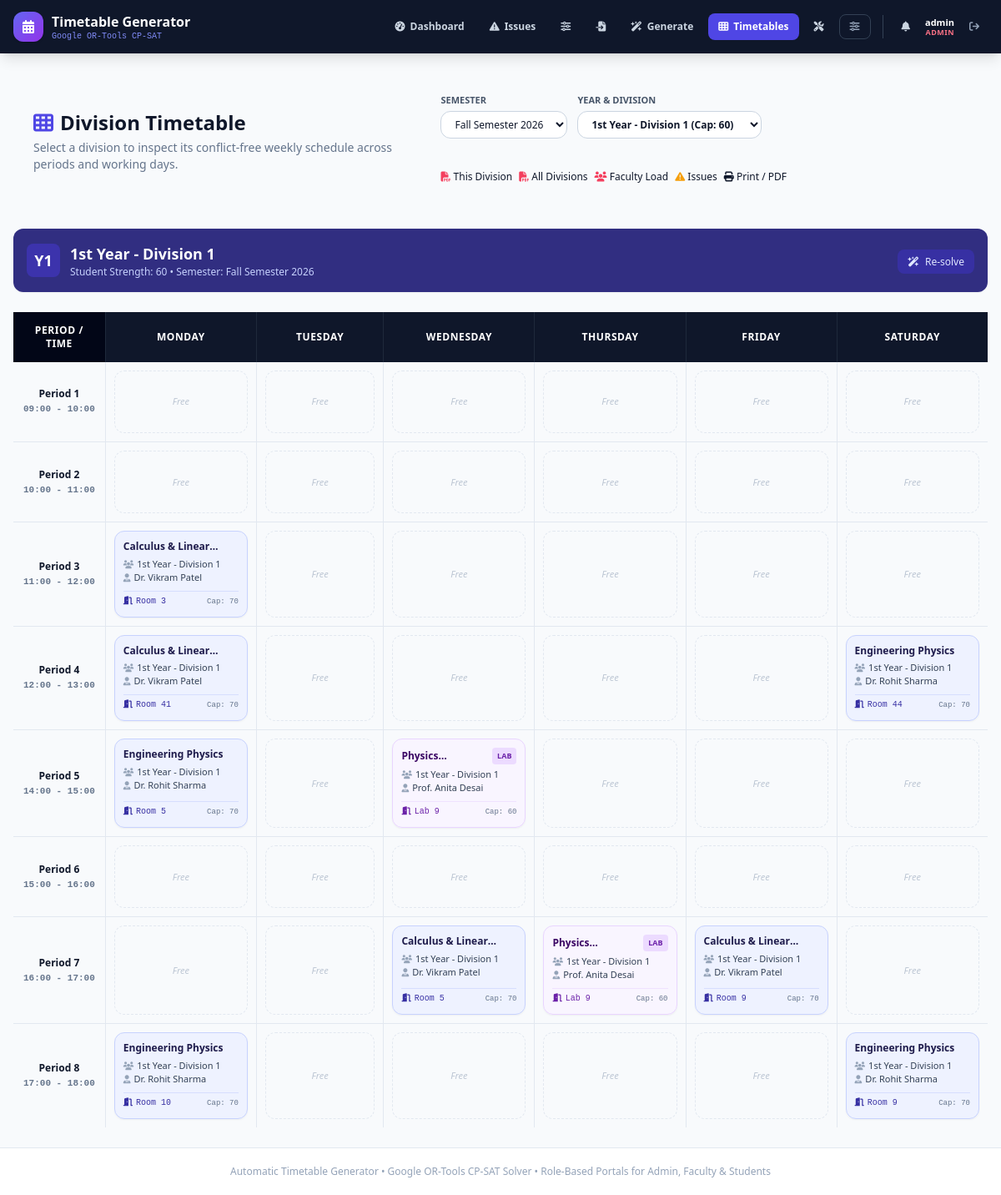
The app's page /timetable/ (signed in), older data.
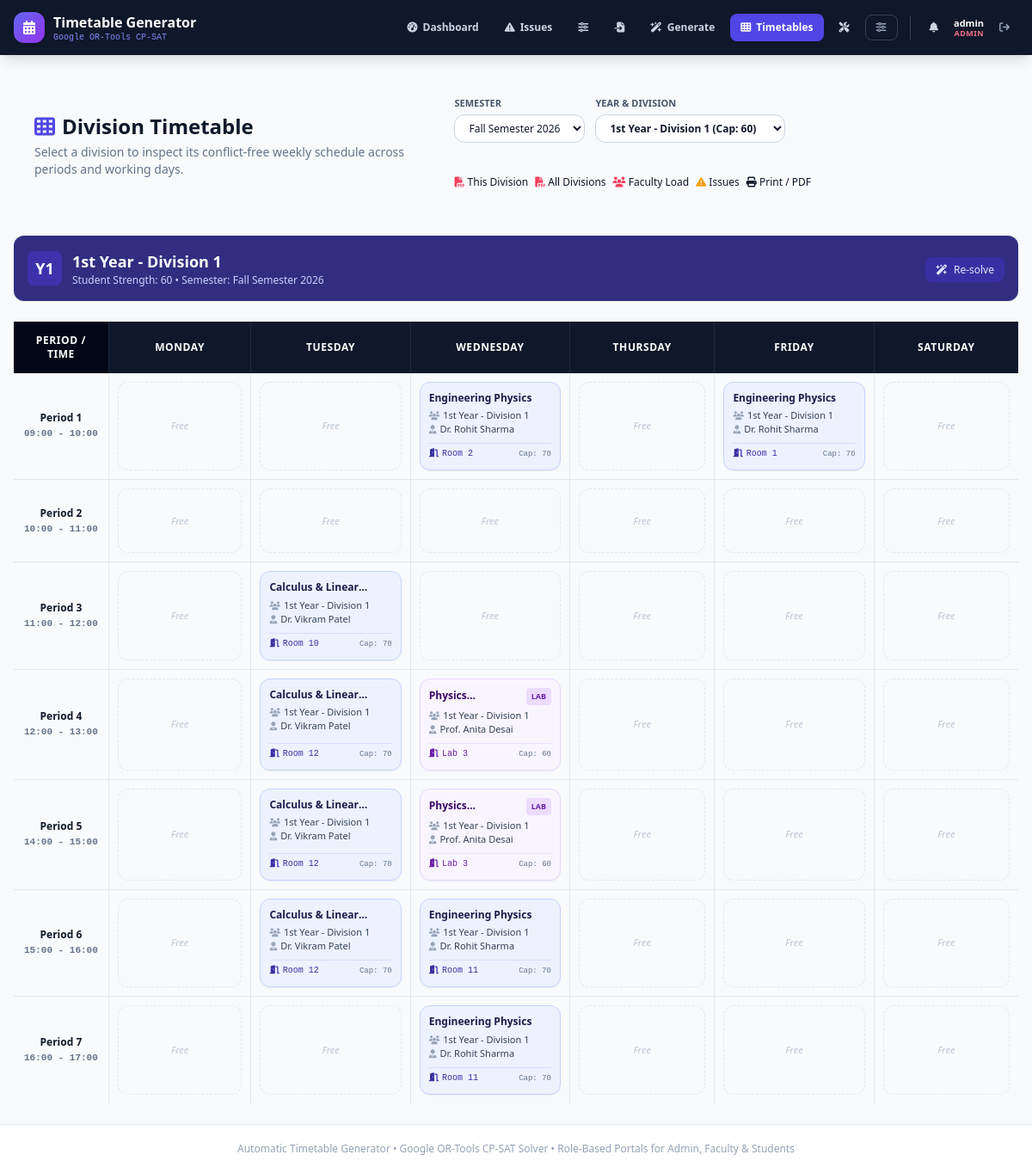
The same page, newer data.
### scheduler/models.py (models this page shows, shortened)
class YearDivision(models.Model):
    year = models.IntegerField(help_text="Year of study (1-4)")
    division_number = models.IntegerField(help_text="Sequential division number (1, 2, ...)")
    strength = models.IntegerField(default=60)
    name = models.CharField(max_length=100, blank=True)
    class Meta:
        ordering = ['year', 'division_number']
        unique_together = ('year', 'division_number')

class Semester(models.Model):
    name = models.CharField(max_length=150)
    start_date = models.DateField()
    end_date = models.DateField()
    created_at = models.DateTimeField(auto_now_add=True)
    class Meta:
        ordering = ['-start_date']

class TimetableEntry(models.Model):
    semester = models.ForeignKey(Semester, on_delete=models.CASCADE, related_name='timetable_entries')
    assignment = models.ForeignKey(Assignment, on_delete=models.CASCADE, related_name='timetable_entries')
    room = models.ForeignKey(Room, on_delete=models.CASCADE, related_name='timetable_entries')
    time_slot = models.ForeignKey(TimeSlot, on_delete=models.CASCADE, related_name='timetable_entries')
    class Meta:
        unique_together = ('semester', 'time_slot', 'room')
        ordering = ['time_slot__day', 'time_slot__period_number']

class Assignment(models.Model):
    semester = models.ForeignKey(Semester, on_delete=models.CASCADE, related_name='assignments')
    teacher = models.ForeignKey(Teacher, on_delete=models.CASCADE, related_name='assignments')
    subject = models.ForeignKey(Subject, on_delete=models.CASCADE, related_name='assignments')
    division = models.ForeignKey(YearDivision, on_delete=models.CASCADE, related_name='assignments')
    total_hours_for_semester = models.IntegerField(default=60)
    class Meta:
        unique_together = ('semester', 'teacher', 'subject', 'division')
        ordering = ['division__year', 'division__division_number', 'subject__name']

class Subject(models.Model):
    code = models.CharField(max_length=50, blank=True, null=True)
    name = models.CharField(max_length=150)
    is_lab = models.BooleanField(default=False)
    class Meta:
        ordering = ['name']

class Teacher(models.Model):
    user = models.OneToOneField(
        settings.AUTH_USER_MODEL,
        null=True,
        blank=True,
        on_delete=models.SET_NULL,
        related_name='teacher_profile',
        help_text="Linked login account. When set, this teacher can sign in and see only their own timetable.",
    )
    name = models.CharField(max_length=150)
    max_hours_per_week = models.IntegerField(default=24)
    class Meta:
        ordering = ['name']

class Room(models.Model):
    name = models.CharField(max_length=100, unique=True)
    is_lab = models.BooleanField(default=False)
    capacity = models.IntegerField(default=60)
    class Meta:
        ordering = ['is_lab', 'name']

### scheduler/views.py (the view)
# urls.py: path('timetable/', views.timetable_view, name='timetable_view'),
@admin_required
def timetable_view(request):
    semesters = Semester.objects.all().order_by("-start_date")
    semester_id = request.GET.get("semester_id")
    division_id = request.GET.get("division_id")
    selected_semester = None
    if semester_id:
        selected_semester = get_object_or_404(Semester, pk=semester_id)
    elif semesters.exists():
        selected_semester = semesters.first()
    divisions = YearDivision.objects.all().order_by("year", "division_number")
    selected_division = None
    if division_id:
        selected_division = get_object_or_404(YearDivision, pk=division_id)
    elif divisions.exists():
        selected_division = divisions.first()
    time_slots = list(TimeSlot.objects.all())
    entries_qs = TimetableEntry.objects.select_related(
        "assignment__subject", "assignment__teacher", "assignment__division", "room", "time_slot"
    )
    if selected_semester:
        entries_qs = entries_qs.filter(semester=selected_semester)
    if selected_division:
        entries_qs = entries_qs.filter(assignment__division=selected_division)
    entries = list(entries_qs)
    day_headers, grid_rows = _build_grid(entries, time_slots)
    context = {
        "semesters": semesters,
        "selected_semester": selected_semester,
        "divisions": divisions,
        "selected_division": selected_division,
        "day_headers": day_headers,
        "grid_rows": grid_rows,
        "show_division": True,
        "show_teacher": True,
    }
    return render(request, "scheduler/timetable_view.html", context)

### scheduler/context_processors.py (called while the page is built)
def navigation_context(request):
    user = getattr(request, "user", None)
    if user is None or not user.is_authenticated:
        return {"notifications_unread": 0, "unread_count": 0}
    unread = Notification.objects.filter(recipient=user, is_read=False).count()
    return {"notifications_unread": unread, "unread_count": unread}

### scheduler/roles.py (called while the page is built, shortened)
def is_admin(user):
    if not user or not user.is_authenticated:
        return False
    if user.is_superuser or user.is_staff:
        return True
    return user.groups.filter(name=ADMIN_GROUP).exists()

def admin_required(view):
    @login_required
    @wraps(view)
    def _wrapped(request, *args, **kwargs):
        return view(request, *args, **kwargs)
    return _wrapped

### scheduler/templates/scheduler/timetable_view.html (shortened to what the changed rows need)
{% extends "scheduler/base.html" %}
{% block content %}
<div class="space-y-6">
  <div class="card p-4 sm:p-6 no-print">
    <div class="flex flex-col lg:flex-row lg:items-center justify-between gap-4">
      <div>
        <h1 class="text-xl sm:text-2xl font-extrabold text-slate-900 flex items-center gap-2">
          <i class="fa-solid fa-table-cells text-indigo-600"></i> Division Timetable
        </h1>
      </div>
    </div>
  </div>
  {% if selected_division %}
  <div class="flex items-center justify-between bg-indigo-900 text-white p-4 rounded-xl shadow-sm">
    <div class="flex items-center gap-3">
      <div class="w-10 h-10 rounded-lg bg-indigo-700/60 flex items-center justify-center font-bold text-lg">
        Y{{ selected_division.year }}
      </div>
      <div>
        <h2 class="text-lg font-bold">{{ selected_division.name }}</h2>
        <p class="text-xs text-indigo-200">
          Student Strength: {{ selected_division.strength }} &bull; Semester: {{ selected_semester.name }}
        </p>
      </div>
    </div>
    <div class="no-print">
      <a href="{% url 'scheduler:generate_timetable' %}?semester_id={{ selected_semester.id }}" class="text-xs bg-indigo-800 hover:bg-indigo-700 text-indigo-100 px-3 py-1.5 rounded-lg font-medium transition">
        <i class="fa-solid fa-wand-magic-sparkles mr-1"></i> Re-solve
      </a>
    </div>
  </div>
  {% include "scheduler/_timetable_grid.html" %}
  {% else %}
  <div class="card p-12 text-center">
    <i class="fa-solid fa-calendar-xmark text-slate-300 text-4xl mb-3"></i>
    <p class="text-sm font-semibold text-slate-700">No Division Selected</p>
    <p class="text-xs text-slate-400 mt-1">Please import college data to generate division timetables.</p>
  </div>
  {% endif %}
</div>
{% endblock %}

### scheduler/templates/scheduler/_timetable_grid.html (shortened to what this page needs)
<div class="card overflow-hidden">
  <div class="overflow-x-auto">
    <table class="w-full text-left border-collapse min-w-[700px]">
      <thead>
        <tr class="bg-slate-900 text-white text-xs font-semibold uppercase tracking-wider">
          <th class="p-3.5 border-r border-slate-800 text-center w-28 bg-slate-950">
            Period / Time
          </th>
          {% for header in day_headers %}
          <th class="p-3.5 border-r border-slate-800 last:border-0 text-center">
            {{ header }}
          </th>
          {% endfor %}
        </tr>
      </thead>
      <tbody class="divide-y divide-slate-200 text-xs">
        {% for row in grid_rows %}
        <tr class="hover:bg-slate-50/50 transition">
          <td class="p-3 border-r border-slate-200 bg-slate-50 font-semibold text-center whitespace-nowrap">
            <div class="text-slate-900 font-bold">Period {{ row.period_number }}</div>
            <div class="text-[11px] text-slate-500 font-mono mt-0.5">{{ row.time_range }}</div>
          </td>
          {% for cell in row.cells %}
          <td class="p-2.5 border-r border-slate-200 last:border-0 align-top h-24 w-1/6">
            {% if cell.entry %}
            <div class="h-full rounded-xl p-2.5 flex flex-col justify-between border shadow-sm transition
              {% if cell.entry.assignment.subject.is_lab %}
                bg-purple-50/90 border-purple-200 text-purple-950
              {% else %}
                bg-indigo-50/90 border-indigo-200 text-indigo-950
              {% endif %}">
              <div>
                <div class="flex items-center justify-between gap-1 mb-1">
                  <span class="font-bold text-xs leading-snug line-clamp-1">
                    {{ cell.entry.assignment.subject.name }}
                  </span>
                  {% if cell.entry.assignment.subject.is_lab %}
                  <span class="px-1.5 py-0.5 rounded text-[9px] font-bold bg-purple-200/80 text-purple-800 shrink-0">LAB</span>
                  {% endif %}
                </div>
                {% if show_division %}
                <div class="text-[11px] text-slate-700 flex items-center gap-1">
                  <i class="fa-solid fa-users text-[10px] text-slate-400"></i>
                  <span class="truncate font-medium">{{ cell.entry.assignment.division.name }}</span>
                </div>
                {% endif %}
                {% if show_teacher %}
                <div class="text-[11px] text-slate-700 flex items-center gap-1">
                  <i class="fa-solid fa-user-tie text-[10px] text-slate-400"></i>
                  <span class="truncate font-medium">{{ cell.entry.assignment.teacher.name }}</span>
                </div>
                {% endif %}
              </div>
              <div class="mt-2 pt-1 border-t {% if cell.entry.assignment.subject.is_lab %}border-purple-200/60 text-purple-800{% else %}border-indigo-200/60 text-indigo-800{% endif %} text-[10px] font-mono flex items-center justify-between">
                <span><i class="fa-solid fa-door-open mr-1"></i>{{ cell.entry.room.name }}</span>
                <span class="text-[9px] text-slate-500">Cap: {{ cell.entry.room.capacity }}</span>
              </div>
            </div>
            {% else %}
            <div class="h-full rounded-xl border border-dashed border-slate-200 bg-slate-50/40 flex items-center justify-center text-slate-400 text-[11px]">
              <span class="italic opacity-60">Free</span>
            </div>
            {% endif %}
          </td>
          {% endfor %}
        </tr>
        {% empty %}
        <tr>
          <td colspan="7" class="p-8 text-center text-sm text-slate-500">
            No time slots or timetable entries configured.
          </td>
        </tr>
        {% endfor %}
      </tbody>
    </table>
  </div>
</div>

Row changes from the older to the newer data that the page shows:
removed TimetableEntry: entry.assignment.subject.name "Calculus &…", entry.assignment.division.name "1st Year - Division 1", entry.assignment.teacher.name "Dr. Vikram Patel", entry.room.name "Room 3", entry.room.capacity "70", shown under "3"
removed TimetableEntry: entry.assignment.subject.name "Calculus &…", entry.assignment.division.name "1st Year - Division 1", entry.assignment.teacher.name "Dr. Vikram Patel", entry.room.name "Room 41", entry.room.capacity "70", shown under "4"
removed TimetableEntry: entry.assignment.subject.name "Engineering Physics", entry.assignment.division.name "1st Year - Division 1", entry.assignment.teacher.name "Dr. Rohit Sharma", entry.room.name "Room 44", entry.room.capacity "70", shown under "4"
removed TimetableEntry: entry.assignment.subject.name "Engineering Physics", entry.assignment.division.name "1st Year - Division 1", entry.assignment.teacher.name "Dr. Rohit Sharma", entry.room.name "Room 5", entry.room.capacity "70", shown under "5"
removed TimetableEntry: shows "LAB", entry.assignment.division.name "1st Year - Division 1", entry.assignment.teacher.name "Prof. Anita Desai", entry.room.name "Lab 9", entry.room.capacity "60", shown under "5"
removed TimetableEntry: entry.assignment.subject.name "Calculus &…", entry.assignment.division.name "1st Year - Division 1", entry.assignment.teacher.name "Dr. Vikram Patel", entry.room.name "Room 5", entry.room.capacity "70", shown under "7"
removed TimetableEntry: shows "LAB", entry.assignment.division.name "1st Year - Division 1", entry.assignment.teacher.name "Prof. Anita Desai", entry.room.name "Lab 9", entry.room.capacity "60", shown under "7"
removed TimetableEntry: entry.assignment.subject.name "Calculus &…", entry.assignment.division.name "1st Year - Division 1", entry.assignment.teacher.name "Dr. Vikram Patel", entry.room.name "Room 9", entry.room.capacity "70", shown under "7"
removed TimetableEntry: entry.assignment.subject.name "Engineering Physics", entry.assignment.division.name "1st Year - Division 1", entry.assignment.teacher.name "Dr. Rohit Sharma", entry.room.name "Room 10", entry.room.capacity "70", shown under "8"
removed TimetableEntry: entry.assignment.subject.name "Engineering Physics", entry.assignment.division.name "1st Year - Division 1", entry.assignment.teacher.name "Dr. Rohit Sharma", entry.room.name "Room 9", entry.room.capacity "70", shown under "8"
added TimetableEntry: entry.assignment.subject.name "Engineering Physics", entry.assignment.division.name "1st Year - Division 1", entry.assignment.teacher.name "Dr. Rohit Sharma", entry.room.name "Room 2", entry.room.capacity "70", shown under "1"
added TimetableEntry: entry.assignment.subject.name "Engineering Physics", entry.assignment.division.name "1st Year - Division 1", entry.assignment.teacher.name "Dr. Rohit Sharma", entry.room.name "Room 1", entry.room.capacity "70", shown under "1"
added TimetableEntry: entry.assignment.subject.name "Calculus &…", entry.assignment.division.name "1st Year - Division 1", entry.assignment.teacher.name "Dr. Vikram Patel", entry.room.name "Room 10", entry.room.capacity "70", shown under "3"
added TimetableEntry: entry.assignment.subject.name "Calculus &…", entry.assignment.division.name "1st Year - Division 1", entry.assignment.teacher.name "Dr. Vikram Patel", entry.room.name "Room 12", entry.room.capacity "70", shown under "4"
added TimetableEntry: shows "LAB", entry.assignment.division.name "1st Year - Division 1", entry.assignment.teacher.name "Prof. Anita Desai", entry.room.name "Lab 3", entry.room.capacity "60", shown under "4"
added TimetableEntry: entry.assignment.subject.name "Calculus &…", entry.assignment.division.name "1st Year - Division 1", entry.assignment.teacher.name "Dr. Vikram Patel", entry.room.name "Room 12", entry.room.capacity "70", shown under "5"
added TimetableEntry: shows "LAB", entry.assignment.division.name "1st Year - Division 1", entry.assignment.teacher.name "Prof. Anita Desai", entry.room.name "Lab 3", entry.room.capacity "60", shown under "5"
added TimetableEntry: entry.assignment.subject.name "Calculus &…", entry.assignment.division.name "1st Year - Division 1", entry.assignment.teacher.name "Dr. Vikram Patel", entry.room.name "Room 12", entry.room.capacity "70", shown under "6"
added TimetableEntry: entry.assignment.subject.name "Engineering Physics", entry.assignment.division.name "1st Year - Division 1", entry.assignment.teacher.name "Dr. Rohit Sharma", entry.room.name "Room 11", entry.room.capacity "70", shown under "6"
added TimetableEntry: entry.assignment.subject.name "Engineering Physics", entry.assignment.division.name "1st Year - Division 1", entry.assignment.teacher.name "Dr. Rohit Sharma", entry.room.name "Room 11", entry.room.capacity "70", shown under "7"
Text that changed along with them:
new list line: "Free Free"
list line gone: "Free Free"
list line gone: "Period 8 17:00 - 18:00 Free Free Free Free"
